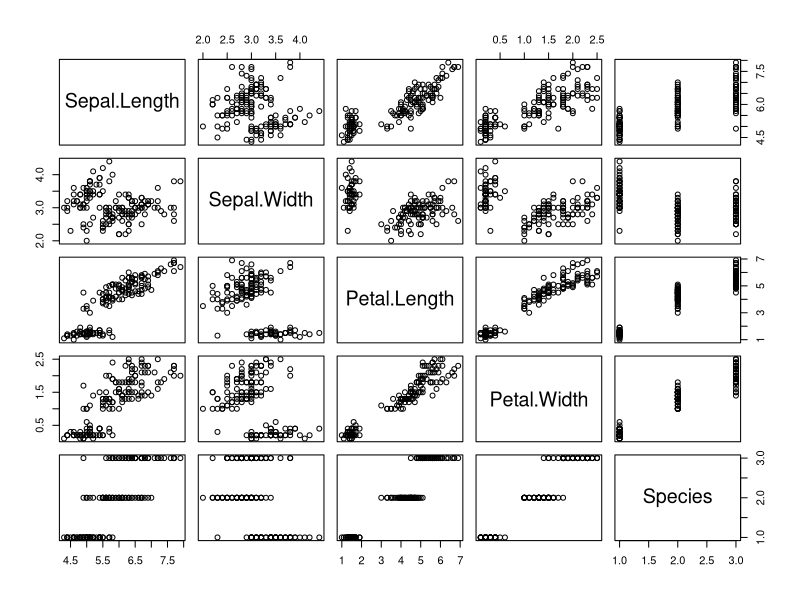
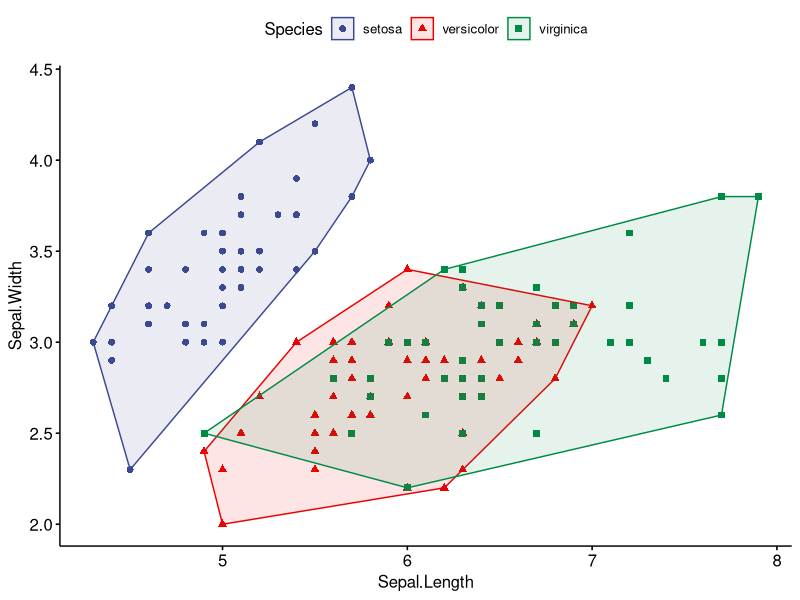
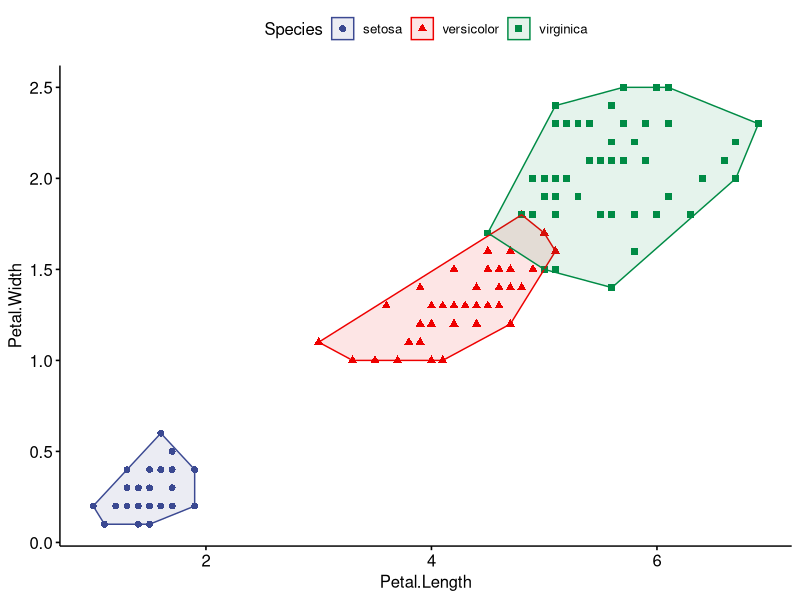
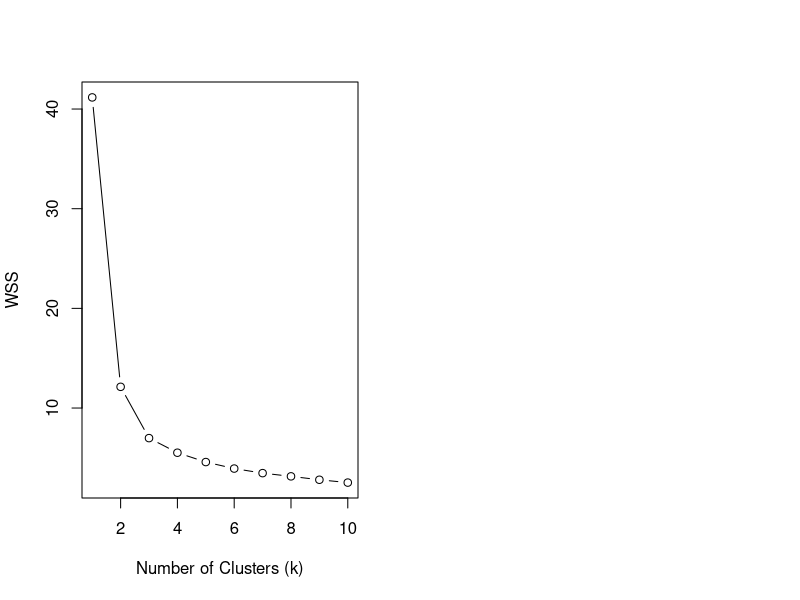
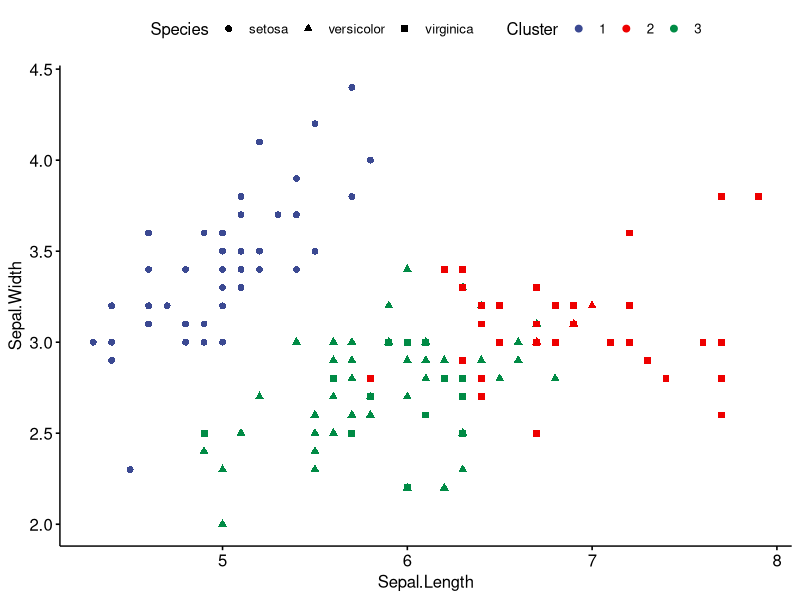
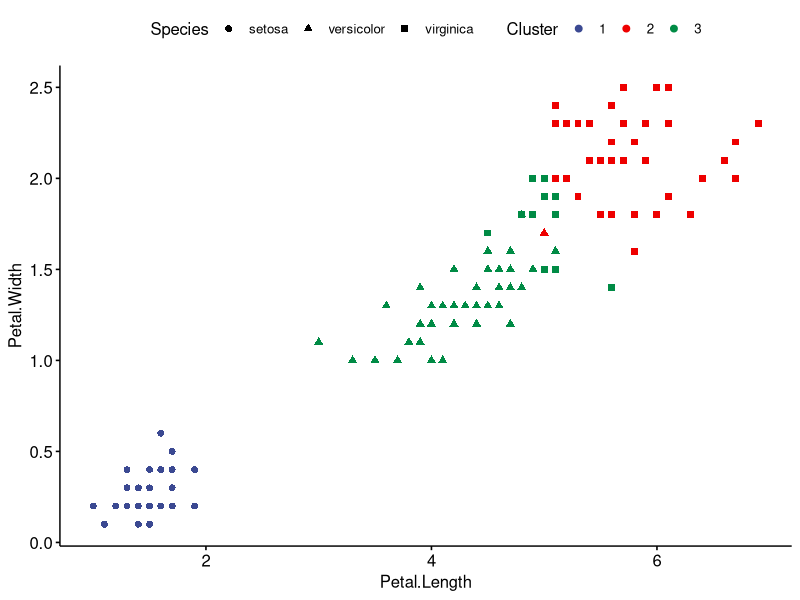

These charts were generated, in order, by the following R code:
## ---- chunk 1
# Installs
install.packages("cowplot")
install.packages("ggpubr")
## ---- chunk 2
# Libraries
library(cowplot)
library(ggpubr)
## ---- chunk 3
plot(iris)
## ---- chunk 4
summary(iris)
## ---- chunk 5
par(mfrow=c(1,2))    # set the plotting area into a 1*2 array

# Plotting Sepal Length & Width by Species
ggscatter(iris, x = "Sepal.Length", y = "Sepal.Width",
          color = "Species", palette = "aaas",
          shape = "Species",
          ellipse = TRUE, ellipse.type = "convex")

# Plotting Petal Length & Width by Species
ggscatter(iris, x = "Petal.Length", y = "Petal.Width",
          color = "Species", palette = "aaas",
          shape = "Species",
          ellipse = TRUE, ellipse.type = "convex")

## ---- chunk 6
# Comparing Sepal length between species
sepal.length.aov <- aov(formula = Sepal.Length ~ Species, data = iris)
summary(sepal.length.aov)

# Comparing Sepal Width between species
sepal.width.aov <- aov(formula = Sepal.Width ~ Species, data = iris)
summary(sepal.width.aov)

# Comparing Petal length between species
petal.length.aov <- aov(formula = Petal.Length ~ Species, data = iris)
summary(petal.length.aov)

# Comparing Petal width between species
petal.width.aov <- aov(formula = Petal.Width ~ Species, data = iris)
summary(petal.width.aov)
## ---- chunk 7
TukeyHSD(x=sepal.length.aov, 'Species', conf.level=0.95)

TukeyHSD(x=sepal.width.aov, 'Species', conf.level=0.95)

TukeyHSD(x=petal.length.aov, 'Species', conf.level=0.95)

TukeyHSD(x=petal.width.aov, 'Species', conf.level=0.95)

## ---- chunk 8
# Separating data between variables and classes (species)
iris.new<- iris[,c(1,2,3,4)]
iris.class<- iris[,"Species"]

# Creating a function to normalize the data based on max min values of each col
normalize <- function(x){
  return (
    ( x-min(x) )/( max(x)-min(x) )
  )
}

iris.new$Sepal.Length<- normalize(iris.new$Sepal.Length)
iris.new$Sepal.Width<- normalize(iris.new$Sepal.Width)
iris.new$Petal.Length<- normalize(iris.new$Petal.Length)
iris.new$Petal.Width<- normalize(iris.new$Petal.Width)

# Check for range 0 to 1
summary(iris.new)
## ---- chunk 9
# Setting a seed to make results reproducile + Max K value
set.seed(5)
k.max <- 10

# Running the kmeans algorithm and getting the WSS values for k values from 1-10
wss <- sapply(1:k.max,function(k){
  kmeans(iris.new,k,nstart = 20,iter.max = 20)$tot.withinss
  })

plot(1:k.max,wss, type = "b", xlab = "Number of Clusters (k)", ylab = "WSS")
## ---- chunk 10
results <- kmeans(iris.new, 3, nstart = 20)

par( mfrow=c(1,2) )

iris_clustered <- data.frame(iris, Cluster=factor(results$cluster))

ggscatter(iris_clustered, x = "Sepal.Length", y = "Sepal.Width",
          color = "Cluster",
          palette = "aaas",
          shape = "Species"
          )

ggscatter(iris_clustered, x = "Petal.Length", y = "Petal.Width",
          color = "Cluster",
          palette = "aaas",
          shape = "Species"
          )
## ---- chunk 11
# Results shown below where 1 = Setosa, 2 = Versicolor, 3 = Virginica
table(iris_clustered$Cluster,iris_clustered$Species)
